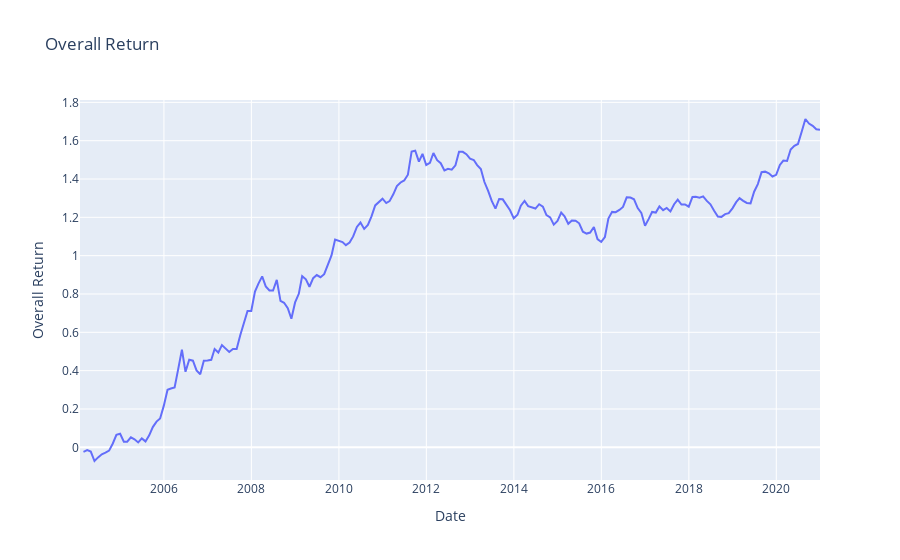
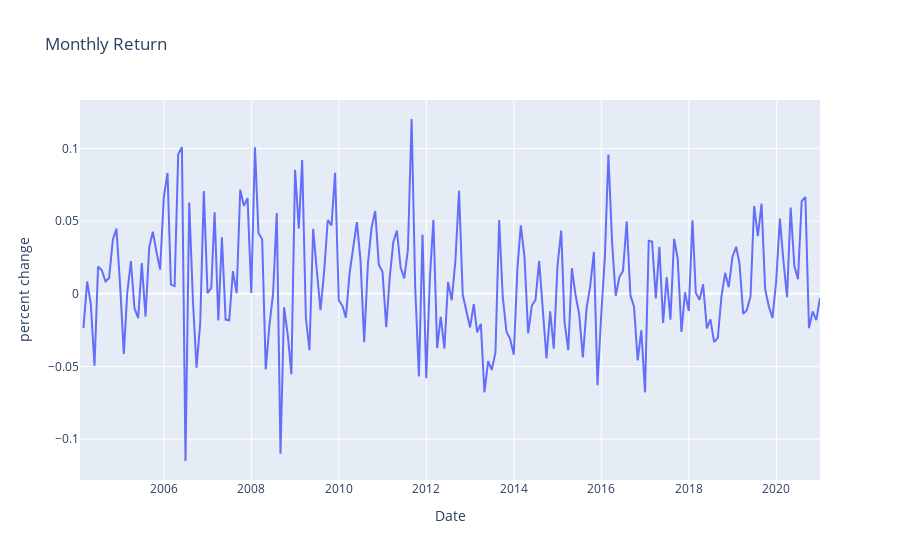

Notebook source saved alongside these figures, in order:
### Markdown cell above
## 2.1) Gold

### Code cell
gold_data = pd.read_csv('XAU_USD Historical Data.csv')
gold_data['Date'] = pd.to_datetime(gold_data['Date'])
gold_data = gold_data.set_index('Date').sort_index()
# gold_data = gold_data.reindex(index=gold_data.index[::-1])
gold_data['Price'] = pd.to_numeric(gold_data['Price'].str.replace(',',''))

gold_data = gold_data.resample('1m').mean()

gold_data['percent change'] = gold_data['Price'].pct_change()
gold_data['Overall Return'] = gold_data['percent change'].cumsum()

final_df['Gold percent change'] = gold_data['percent change'] 
# display(gold_data.head())

gold_figure3 = px.line(gold_data, x=gold_data.index, y="Overall Return", title='Overall Return')
gold_figure3.update_layout(hovermode="x")
gold_figure3.show()

gold_figure4 = px.line(gold_data, x=gold_data.index, y="percent change", title='Monthly Return')
gold_figure4.update_layout(hovermode="x")
gold_figure4.show()

### Figure 1 — Plotly figure (JSON) as saved in the notebook; plotly's stock layout.template omitted (floating-point values rounded to 4 significant figures; data arrays with more than 128 entries replaced by an {"elided": "..."} marker saying what was removed)
{"data": [{"hovertemplate": "Date=%{x}<br>Overall Return=%{y}<extra></extra>", "legendgroup": "", "line": {"color": "#636efa", "dash": "solid"}, "mode": "lines", "name": "", "orientation": "v", "showlegend": false, "type": "scatter", "x": {"elided": "204 str values"}, "xaxis": "x", "y": {"elided": "204 float values"}, "yaxis": "y"}], "layout": {"hovermode": "x", "legend": {"tracegroupgap": 0}, "title": {"text": "Overall Return"}, "xaxis": {"anchor": "y", "domain": [0, 1], "title": {"text": "Date"}}, "yaxis": {"anchor": "x", "domain": [0, 1], "title": {"text": "Overall Return"}}}}

### Figure 2 — Plotly figure (JSON) as saved in the notebook; plotly's stock layout.template omitted (floating-point values rounded to 4 significant figures; data arrays with more than 128 entries replaced by an {"elided": "..."} marker saying what was removed)
{"data": [{"hovertemplate": "Date=%{x}<br>percent change=%{y}<extra></extra>", "legendgroup": "", "line": {"color": "#636efa", "dash": "solid"}, "mode": "lines", "name": "", "orientation": "v", "showlegend": false, "type": "scatter", "x": {"elided": "204 str values"}, "xaxis": "x", "y": {"elided": "204 float values"}, "yaxis": "y"}], "layout": {"hovermode": "x", "legend": {"tracegroupgap": 0}, "title": {"text": "Monthly Return"}, "xaxis": {"anchor": "y", "domain": [0, 1], "title": {"text": "Date"}}, "yaxis": {"anchor": "x", "domain": [0, 1], "title": {"text": "percent change"}}}}
